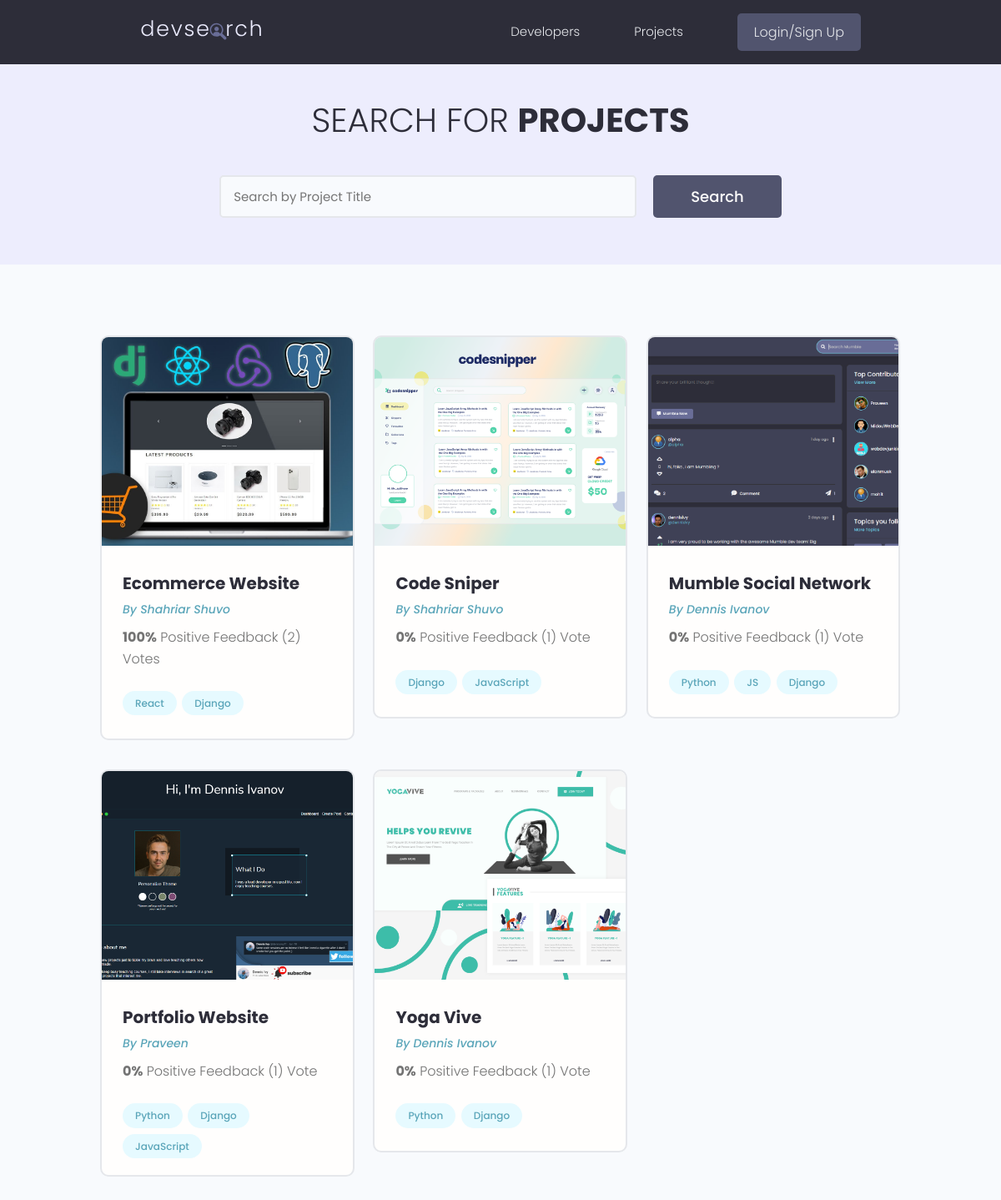
The page /projects/ on the database as committed earlier.
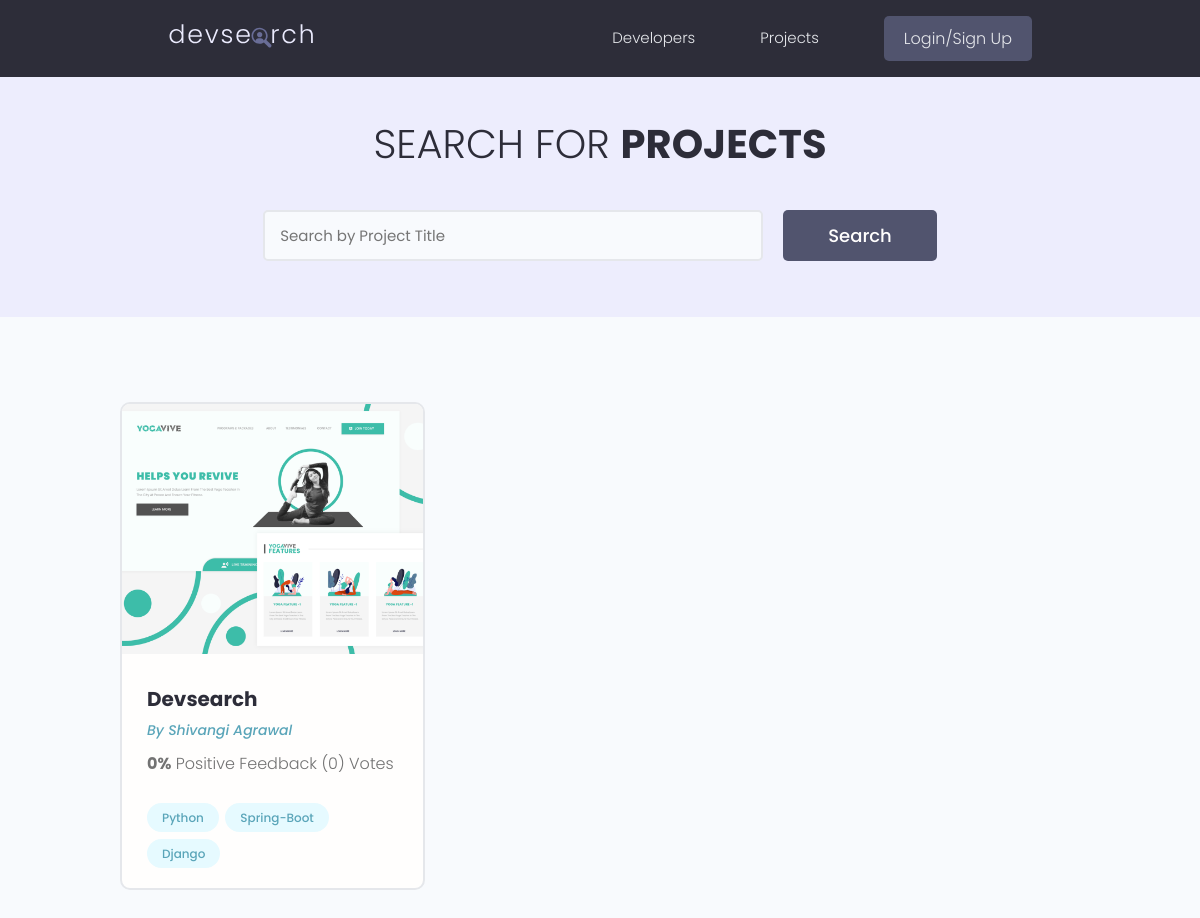
The same page on the database as committed later.
### projects/models.py (models this page shows, shortened)
class Project(models.Model):
    owner = models.ForeignKey(
        Profile, null=True, blank=True, on_delete=models.CASCADE)
    title = models.CharField(max_length=200)
    description = models.TextField(null=True, blank=True)
    featured_image = models.ImageField(
        null=True, blank=True, default="default.jpg")
    demo_link = models.CharField(max_length=2000, null=True, blank=True)
    source_link = models.CharField(max_length=2000, null=True, blank=True)
    tags = models.ManyToManyField('Tag', blank=True)
    vote_total = models.IntegerField(default=0, null=True, blank=True)
    vote_ratio = models.IntegerField(default=0, null=True, blank=True)
    created = models.DateTimeField(auto_now_add=True)
    id = models.UUIDField(default=uuid.uuid4, unique=True,
                          primary_key=True, editable=False)
    class Meta:
        ordering = ['-vote_ratio', '-vote_total', 'title']
    @property
    def imageURL(self):
        try:
            url = self.featured_image.url
        except:
            url = ''
        return url

class Tag(models.Model):
    name = models.CharField(max_length=200)
    created = models.DateTimeField(auto_now_add=True)
    id = models.UUIDField(default=uuid.uuid4, unique=True,
                          primary_key=True, editable=False)
    def __str__(self):
        return self.name

### users/models.py (models this page shows, shortened)
class Profile(models.Model):
    user = models.OneToOneField(
        User, on_delete=models.CASCADE, null=True, blank=True)
    name = models.CharField(max_length=200, blank=True, null=True)
    email = models.EmailField(max_length=500, blank=True, null=True)
    username = models.CharField(max_length=200, blank=True, null=True)
    location = models.CharField(max_length=200, blank=True, null=True)
    short_intro = models.CharField(max_length=200, blank=True, null=True)
    bio = models.TextField(blank=True, null=True)
    profile_image = models.ImageField(
        null=True, blank=True, upload_to='profiles/', default="profiles/user-default.png")
    social_github = models.CharField(max_length=200, blank=True, null=True)
    social_twitter = models.CharField(max_length=200, blank=True, null=True)
    social_linkedin = models.CharField(max_length=200, blank=True, null=True)
    social_youtube = models.CharField(max_length=200, blank=True, null=True)
    social_website = models.CharField(max_length=200, blank=True, null=True)
    created = models.DateTimeField(auto_now_add=True)
    id = models.UUIDField(default=uuid.uuid4, unique=True,
                          primary_key=True, editable=False)
    class Meta:
        ordering = ['created']

### projects/views.py (the view)
# urls.py: path('projects/', views.getProjects),
def projects(request):
    projects, search_query = searchProjects(request)
    custom_range, projects = paginateProjects(request, projects, 6)
    context = {'projects': projects,
               'search_query': search_query, 'custom_range': custom_range}
    return render(request, 'projects/projects.html', context)

### projects/utils.py (called while the page is built)
def paginateProjects(request, projects, results):
    page = request.GET.get('page')
    paginator = Paginator(projects, results)
    try:
        projects = paginator.page(page)
    except PageNotAnInteger:
        page = 1
        projects = paginator.page(page)
    except EmptyPage:
        page = paginator.num_pages
        projects = paginator.page(page)
    leftIndex = (int(page) - 4)
    if leftIndex < 1:
        leftIndex = 1
    rightIndex = (int(page) + 5)
    if rightIndex > paginator.num_pages:
        rightIndex = paginator.num_pages + 1
    custom_range = range(leftIndex, rightIndex)
    return custom_range, projects

def searchProjects(request):
    search_query = ''
    if request.GET.get('search_query'):
        search_query = request.GET.get('search_query')
    tags = Tag.objects.filter(name__icontains=search_query)
    projects = Project.objects.distinct().filter(
        Q(title__icontains=search_query) |
        Q(description__icontains=search_query) |
        Q(owner__name__icontains=search_query) |
        Q(tags__in=tags)
    )
    return projects, search_query

### projects/templates/projects/projects.html (shortened to what this page needs)
{% extends 'main.html' %}
{% block content %}
<main class="projects">
    <section class="hero-section text-center">
        <div class="container container--narrow">
            <div class="hero-section__box">
                <h2>Search for <span>Projects</span></h2>
            </div>
            <div class="hero-section__search">
                <form id='searchForm' class="form" action="{% url 'projects' %}" method="get">
                    <div class="form__field">
                        <input class="input input--text" id="formInput#search" type="text" name="search_query"
                            placeholder="Search by Project Title" value="{{search_query}}" />
                    </div>
                    <input class="btn btn--sub btn--lg" type="submit" value="Search" />
                </form>
            </div>
        </div>
    </section>
    <section class="projectsList">
        <div class="container">
            <div class="grid grid--three">
                {% for project in projects %}
                <div class="column">
                    <div class="card project">
                        <a href="{% url 'project' project.id %}" class="project">
                            <img class="project__thumbnail" src="{{project.imageURL}}" alt="project thumbnail" />
                            <div class="card__body">
                                <h3 class="project__title">{{project.title}}</h3>
                                <p><a class="project__author" href="{% url 'user-profile' project.owner.id %}">By
                                        {{project.owner.name}}</a>
                                </p>
                                <p class="project--rating">
                                    <span style="font-weight: bold;">{{project.vote_ratio}}%</span> Positive
                                    Feedback ({{project.vote_total}}) Vote{{project.vote_total|pluralize:"s"}}
                                </p>
                                <div class="project__tags">
                                    {% for tag in project.tags.all %}
                                    <span class="tag tag--pill tag--main">
                                        <small>{{tag}}</small>
                                    </span>
                                    {% endfor %}
                                </div>
                            </div>
                        </a>
                    </div>
                </div>
                {% endfor %}
            </div>
        </div>
    </section>
</main>
{% endblock %}

Rows that differ between the two databases and show on the page:
removed Project: imageURL (picture), title "Ecommerce Website", owner.name "Shahriar Shuvo", vote_ratio "100", vote_total "2", Tag (name "Django")
no longer on this page (row unchanged): Tag: name "React", shown under "Ecommerce Website"
removed Project: imageURL (picture), title "Code Sniper", owner.name "Shahriar Shuvo", vote_ratio "0", vote_total "1", Tag (name "Django")
no longer on this page (row unchanged): Tag: name "JavaScript"
removed Project: imageURL (picture), title "Mumble Social Network", owner.name "Dennis Ivanov", vote_ratio "0", vote_total "1", Tag (name "Python"), Tag (name "Django")
no longer on this page (row unchanged): Tag: name "JS", shown under "Mumble Social Network"
removed Project: imageURL (picture), title "Portfolio Website", owner.name "Praveen", vote_ratio "0", vote_total "1", Tag (name "Python"), Tag (name "Django")
removed Project: imageURL (picture), title "Yoga Vive", owner.name "Dennis Ivanov", vote_ratio "0", vote_total "1", Tag (name "Python"), Tag (name "Django")
added Project: imageURL (picture), title "Devsearch", owner.name "Shivangi Agrawal", vote_ratio "0", vote_total "0", Tag (name "Python"), Tag (name "Django")
added Tag: name "Spring-Boot", shown under "Devsearch"
